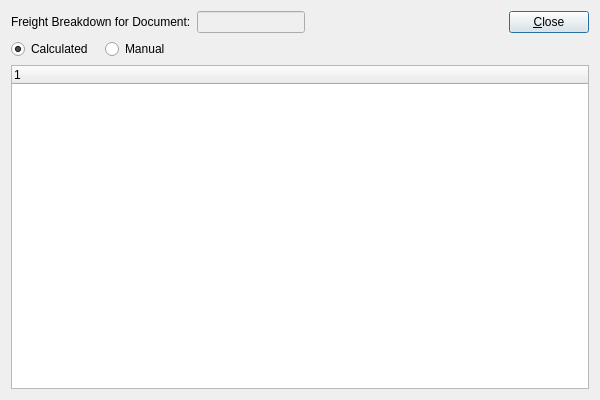
<?xml version="1.0" encoding="UTF-8"?>
<ui version="4.0">
 <comment>This file is part of the xTuple ERP: PostBooks Edition, a free and
open source Enterprise Resource Planning software suite,
Copyright (c) 1999-2018 by OpenMFG LLC, d/b/a xTuple.
It is licensed to you under the Common Public Attribution License
version 1.0, the full text of which (including xTuple-specific Exhibits)
is available at www.xtuple.com/CPAL.  By using this software, you agree
to be bound by its terms.</comment>
 <class>freightBreakdown</class>
 <widget class="QDialog" name="freightBreakdown">
  <property name="geometry">
   <rect>
    <x>0</x>
    <y>0</y>
    <width>600</width>
    <height>400</height>
   </rect>
  </property>
  <property name="windowTitle">
   <string>Freight Breakdown</string>
  </property>
  <layout class="QGridLayout" name="gridLayout_2">
   <item row="0" column="0">
    <layout class="QHBoxLayout">
     <item>
      <layout class="QHBoxLayout">
       <item>
        <layout class="QHBoxLayout">
         <item>
          <widget class="QLabel" name="_header">
           <property name="text">
            <string>Freight Breakdown for Document:</string>
           </property>
          </widget>
         </item>
         <item>
          <widget class="XLineEdit" name="_document">
           <property name="enabled">
            <bool>false</bool>
           </property>
          </widget>
         </item>
        </layout>
       </item>
       <item>
        <spacer>
         <property name="orientation">
          <enum>Qt::Horizontal</enum>
         </property>
         <property name="sizeHint" stdset="0">
          <size>
           <width>40</width>
           <height>20</height>
          </size>
         </property>
        </spacer>
       </item>
      </layout>
     </item>
     <item>
      <layout class="QVBoxLayout">
       <item>
        <widget class="QPushButton" name="_close">
         <property name="text">
          <string>&amp;Close</string>
         </property>
         <property name="default">
          <bool>true</bool>
         </property>
        </widget>
       </item>
       <item>
        <spacer>
         <property name="orientation">
          <enum>Qt::Vertical</enum>
         </property>
         <property name="sizeHint" stdset="0">
          <size>
           <width>20</width>
           <height>0</height>
          </size>
         </property>
        </spacer>
       </item>
      </layout>
     </item>
    </layout>
   </item>
   <item row="1" column="0">
    <layout class="QHBoxLayout">
     <property name="spacing">
      <number>12</number>
     </property>
     <item>
      <widget class="QRadioButton" name="_calculated">
       <property name="text">
        <string>Calculated</string>
       </property>
       <property name="checked">
        <bool>true</bool>
       </property>
      </widget>
     </item>
     <item>
      <widget class="QRadioButton" name="_manual">
       <property name="text">
        <string>Manual</string>
       </property>
      </widget>
     </item>
     <item>
      <spacer>
       <property name="orientation">
        <enum>Qt::Horizontal</enum>
       </property>
       <property name="sizeHint" stdset="0">
        <size>
         <width>40</width>
         <height>20</height>
        </size>
       </property>
      </spacer>
     </item>
    </layout>
   </item>
   <item row="2" column="0">
    <widget class="QFrame" name="_frame">
     <property name="sizePolicy">
      <sizepolicy hsizetype="Preferred" vsizetype="Expanding">
       <horstretch>0</horstretch>
       <verstretch>1</verstretch>
      </sizepolicy>
     </property>
     <property name="frameShape">
      <enum>QFrame::NoFrame</enum>
     </property>
     <property name="frameShadow">
      <enum>QFrame::Raised</enum>
     </property>
     <layout class="QGridLayout" name="gridLayout">
      <property name="margin">
       <number>0</number>
      </property>
      <item row="0" column="0">
       <widget class="XTreeWidget" name="_freight"/>
      </item>
     </layout>
    </widget>
   </item>
  </layout>
 </widget>
 <customwidgets>
  <customwidget>
   <class>XLineEdit</class>
   <extends>QLineEdit</extends>
   <header>xlineedit.h</header>
   <container>1</container>
  </customwidget>
  <customwidget>
   <class>XTreeWidget</class>
   <extends>QTreeWidget</extends>
   <header>xtreewidget.h</header>
   <container>1</container>
  </customwidget>
 </customwidgets>
 <resources/>
 <connections/>
</ui>
